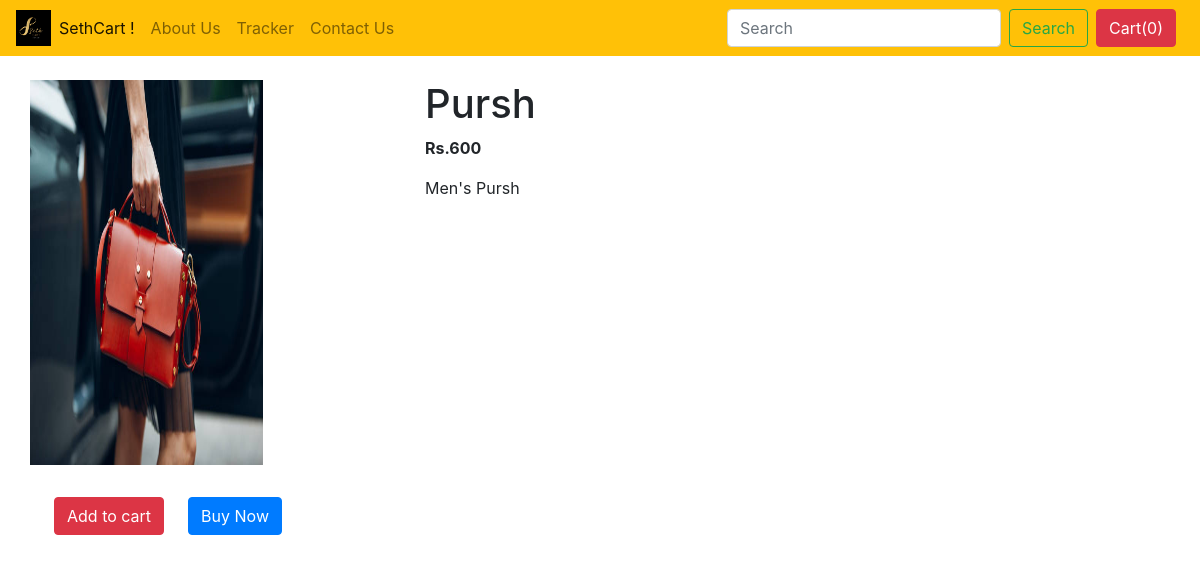
/shop/products/26, run on the app's committed database.
### shop/models.py (models this page shows, shortened)
class Product(models.Model):
    product_id = models.AutoField
    product_name = models.CharField(max_length=50)
    category = models.CharField(max_length=50, default="")
    subcategory = models.CharField(max_length=50, default="")
    price = models.IntegerField(default=0)
    desc = models.CharField(max_length=300)
    pub_date = models.DateField()
    image = models.ImageField(upload_to='shop/images', default="")

### shop/views.py (the view)
# urls.py: path('products/<int:myid>', views.products, name= "ProductView"),
def products(request, myid):
    product = Product.objects.filter(id = myid)
    return render(request, 'shop/prodView.html',{'product':product[0]})

### shop/templates/shop/prodview.html (shortened to what this page needs)
{% extends 'shop/basic.html' %}
{% block body %}
<div class="container my-4">
    <div class="row">
    <div class="col-md-4">
    <div class="row">
       <img src="/media//{{product.image}}" width="233px" height="385px">
    </div>
    <div class="row mt-3">
        <button class="btn btn-danger my-3 mx-4">Add to cart</button>
        <button class="btn btn-primary my-3">Buy Now</button>
    </div>
        </div>
    <div class="col-md-8">
        <h1>{{product.product_name}}</h1>
        <p><b>Rs.{{product.price}}</b></p>
        <p>{{product.desc}}</p>
    </div>
        </div>
</div>
{% endblock %}

### data on the page
Product: image (picture), product_name "Pursh", price "600", desc "Men's Pursh"
